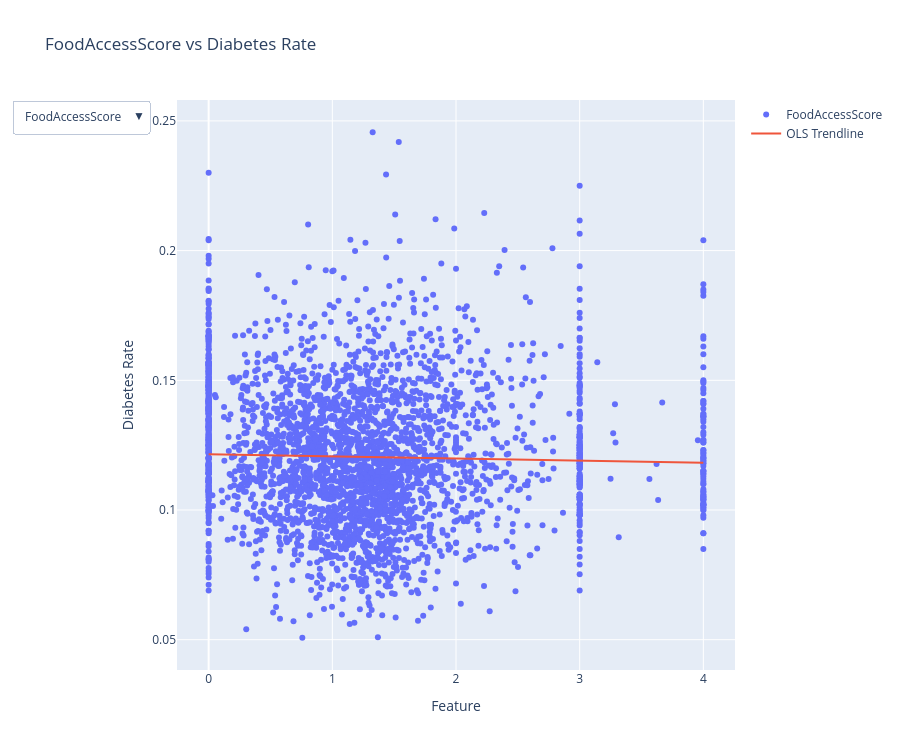

The cell this chart's notebook holds for it:
### Markdown cell above
# Visualization 2 - Features vs Diabetes Rate

### Code cell
features = [
    "FoodAccessScore",
    "Urban",
    "SeniorsRate",
    "GroupQuarters",
    "PovertyRatePerc",
    "BlackRate",
    "AsianRate",
    "NHOPIRate",
    "AIANRate",
    "HispanicRate"
]

fig = go.Figure()
for i, feature in enumerate(features):

    # Remove missing values
    temp = df[[feature, "DiabetesRate"]].dropna()

    x = temp[feature]
    y = temp["DiabetesRate"]

    # OLS regression
    X = sm.add_constant(x)
    model = sm.OLS(y, X).fit()

    # Points
    fig.add_trace(
        go.Scatter(
            x=x,
            y=y,
            mode="markers",
            name=feature,
            visible=(i == 0),
            text=df.loc[temp.index, "State"],
            hovertemplate=
                f"{feature}: %{{x}}<br>" +
                "Diabetes Rate: %{y}<br>" +
                "State: %{text}<extra></extra>"
        )
    )

    # Regression line
    x_line = np.linspace(x.min(), x.max(), 100)
    y_line = model.params.iloc[0] + model.params.iloc[1] * x_line

    fig.add_trace(
        go.Scatter(
            x=x_line,
            y=y_line,
            mode="lines",
            name="OLS Trendline",
            visible=(i == 0),
            hoverinfo="skip"
        )
    )

# Dropdown
buttons = []

for i, feature in enumerate(features):

    visible = [False] * (len(features) * 2)

    # Point trace
    visible[i * 2] = True

    # OLS trace
    visible[i * 2 + 1] = True

    buttons.append(
        dict(
            label=feature,
            method="update",
            args=[
                {"visible": visible},
                {"title": f"{feature} vs Diabetes Rate"}
            ]
        )
    )

fig.update_layout(
    updatemenus=[
        dict(
            buttons=buttons,
            direction="down",
            showactive=True
        )
    ],
    xaxis_title="Feature",
    yaxis_title="Diabetes Rate",
    title=f"{features[0]} vs Diabetes Rate",
    height = 750
)

fig.show()
